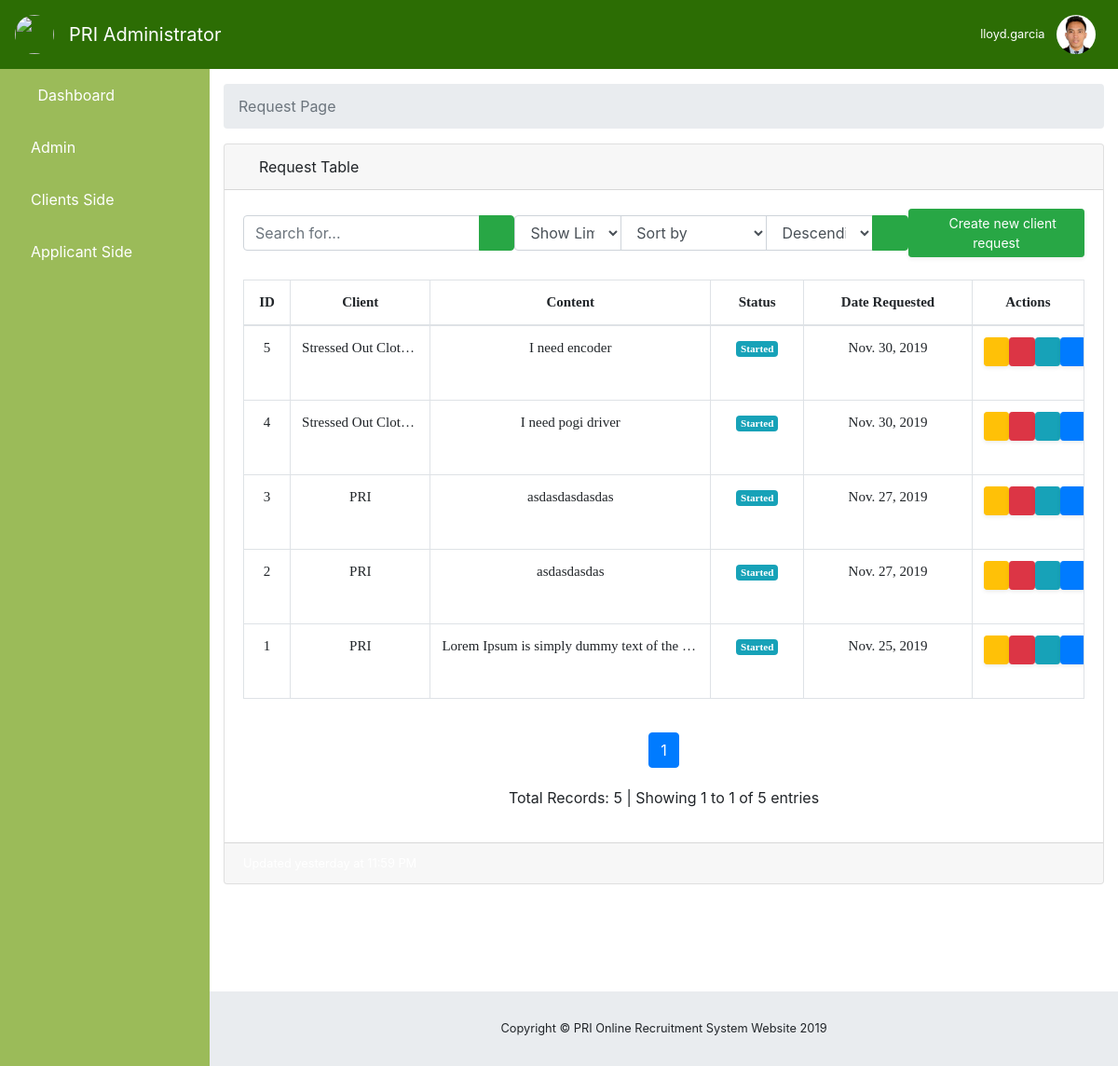
Page /client/requests/ (signed in) on the committed database.
### pors_app/models.py (models this page shows, shortened)
class PRIUserInfo(models.Model):
    GENDER_LIST = (
        ('Male', 'Male'),
        ('Female', 'Female')
    )
    USER_LEVELS = (
        ('Administrator', 'Administrator'),
        ('Sub Admin', 'Sub Admin'),
        ('Employee', 'Employee'),
        ('Client', 'Client'),
        ('Applicant', 'Applicant'),
    )
    user = models.OneToOneField(User, on_delete=models.CASCADE, related_name='user_fk')
    first_name = models.CharField(max_length=50)
    middle_name = models.CharField(max_length=50)
    last_name = models.CharField(max_length=50)
    age = models.PositiveIntegerField()
    gender = models.CharField(max_length=50, choices=GENDER_LIST, default=GENDER_LIST[0])
    contact = models.CharField(max_length=12, unique=True)
    address = models.CharField(max_length=250)
    position = models.CharField(max_length=50)
    department = models.CharField(max_length=50)
    image = models.ImageField(upload_to='images/', blank=True, validators=[file_validator])
    level = models.CharField(max_length=50, choices=USER_LEVELS, default=USER_LEVELS[0])
    date_added = models.DateTimeField(auto_now_add=True)

class PRIRequestInfo(models.Model):
    STATUS_LIST = (
        ('Started', 'Started'),
        ('On Going', 'On Going'),
        ('Completed', 'Completed'),
        ('Deadline', 'Deadline'),
        ('Failed', 'Failed'),
    )
    requested_client = models.ForeignKey(PRIClientsInfo, on_delete=models.CASCADE, related_name='requested_client_fk')
    status = models.CharField(max_length=50, choices=STATUS_LIST, default=STATUS_LIST[0])
    content = models.TextField()
    data_requested = models.DateField(auto_now_add=True)
    seen_by_admin = models.BooleanField(default=False)

class PRIClientsInfo(models.Model):
    client_user = models.OneToOneField(PRIUserInfo, on_delete=models.CASCADE, related_name='client_user_fk')
    client_company_name = models.CharField(max_length=50, null=True)
    client_company_logo = models.ImageField(upload_to='images/', blank=True, null=True, validators=[file_validator])
    client_location = models.CharField(max_length=250)
    contact_person = models.CharField(max_length=80)
    contact_mobile_no = models.CharField(max_length=12, unique=True)
    def __str__(self):
        return str(self.client_company_name)

### pors_app/views.py (the view)
# urls.py: path('client/requests/', views.PriRequest.as_view(), name='requests'),
class PriRequest(LoginRequiredMixin, TemplateView):
    template_name = 'pri_admin/pri_admin_requests.html'
    def get_context_data(self, *args, **kwargs):
        context = super(PriRequest, self).get_context_data(*args, **kwargs)
        user = User.objects.all().filter(username=self.request.user)
        try:
            profile = PRIUserInfo.objects.all().get(user__in=user, level='Administrator')
        except PRIUserInfo.DoesNotExist:
            raise Http404()
        for key, value in self.request.session.items():
            print('{} -> {}'.format(key, value))
        if 'current_page' in self.request.session:
            del self.request.session['current_page']
            print('current_page => DELETED!')
        else:
            print('current_page is not existing yet!')
        if 'search_text' in self.request.session:
            del self.request.session['search_text']
            print('searched_text => DELETED!')
        else:
            print('searched_text is not existing yet')
        if 'sortBy' in self.request.session:
            del self.request.session['sortBy']
            print('sortBy => DELETED!')
        else:
            print('sortBy is not existing yet')
        if 'column' in self.request.session:
            del self.request.session['column']
            print('column => DELETED')
        else:
            print('column is not existing yet')
        if 'limit' in self.request.session:
            del self.request.session['limit']
            print('limit => DELETED')
        else:
            print('limit is not existing yet')
        query = PRIRequestInfo.objects.all().order_by('-id')
        count = query.count()
        query = pri_admin_requests_page_pagination(query, 10, 1)
        columns = []
        for field in PRIRequestInfo._meta.get_fields()[1:]:
            col = field.get_attname_column()[1]
            columns.append(col.replace("_", " "))
        columns.remove("content")
        columns.remove("seen by admin")
        context.update({
            'user': user,
            'profile': profile,
            'query': query,
            'count': count,
            'columns': columns,
        })
        return context

### pors_app/templates/pri_admin/pri_admin_requests.html (shortened to what this page needs)
{% extends 'pri_admin/pri_admin_index.html' %}
{% block inner_body %}
<ol class="breadcrumb">
    <li class="breadcrumb-item active">Request Page</li>
</ol>
<div class="card mb-3">
    <div class="card-header">
        <i class="fas fa-table"></i>
        Request Table
    </div>
    <div class="card-body">
        <div class="d-sm-flex align-items-center justify-content-between mb-4">
           <form method="POST" id="form-search-requests">
                <div class="input-group">
                    <input id="search-requests" type="text" class="form-control" placeholder="Search for..." aria-label="Search"
                           aria-describedby="basic-addon2" required>
                    <div class="input-group-append">
                        <button class="btn btn-success btn-search-requests" type="button">
                            <i class="fas fa-search"></i>
                        </button>
                    </div>
                </div>
            </form>
            <form style="width: 50%">
                 <div class="input-group">
                       <select class="form-control" id="record-limit-requests" style="width: 10%">
                            <option disabled selected hidden>Show Limit</option>
                        </select>
                     <select class="form-control" id="column-requests" style="width: 20%">
                            <option disabled selected hidden>Sort by</option>
                        </select>
                    <select class="form-control" id="sort-order-requests" style="width: 10%">
                            <option>Descending</option>
                    </select>
                    <div class="input-group-append">
                        <button class="btn btn-success" type="button" id="button-sort-requests">
                            <i class="fas fa-sort"></i>
                        </button>
                    </div>
                </div>
            </form>
            <button type="button" data-url="{% url 'pri:create_requests' %}" class="d-none d-sm-inline-block btn btn-sm btn-success shadow-sm show-form-create-requests">
                <span class="fas fa-plus fa-sm text-white-50"></span>
                Create new client request
            </button>
        </div>
        <div class="table-responsive" id="table-requests">
            <table class="table table-bordered" id="dataTable" width="100%" cellspacing="0" style="font-family: candara; font-size: 15px;">
                <thead>
                <tr>
                    <th style="width: 5%" class="text-center">ID</th>
                    <th style="width: 15%" class="text-center">Client</th>
                    <th style="width: 30%" class="text-center">Content</th>
                    <th style="width: 10%" class="text-center">Status</th>
                    <th style="width: 18%" class="text-center">Date Requested</th>
                    <th style="width: 12%" class="text-center">Actions</th>
                </tr>
                </thead>
                <tbody>
                {% include 'pri_admin/tables/pri_admin_requests_table.html' %}
                </tbody>
            </table>
        </div>
        <div id="pagination-requests" class="text-center">
            {% include 'pri_admin/paginators/pri_admin_users_pagination.html' %}
        </div>
    </div>
    <div class="card-footer small text-muted">Updated yesterday at 11:59 PM</div>
</div>
<p class="small text-center text-muted my-5">
    <em>To God be the Glory</em>
</p>
{% endblock inner_body %}

### pors_app/templates/pri_admin/pri_admin_index.html (shortened to what this page needs)
{% extends 'base.html' %}
{% load staticfiles %}
{% block body_block %}
<nav class="navbar navbar-expand navbar-dark custom-color-header static-top">
    <a class="navbar-brand" href="#">
        <img class="rounded-circle" src="{% static 'images\pri_logo.jpg' %}" alt="" height="42" width="42">
    </a>
    <a class="navbar-brand mr-1" href="{% url 'admin:index' %}">PRI Administrator</a>
    <button class="btn btn-link btn-sm text-white order-1 order-sm-0" id="sidebarToggle" href="#">
        <i class="fas fa-bars"></i>
    </button>
    {% if request.user.is_authenticated and request.user.is_superuser and request.user.is_active %}
    {% if user %}
    {% for u in user %}
    <ul class="navbar-nav ml-auto ml-md-0">
        <li class="nav-item dropdown no-arrow">
            <a class="nav-link dropdown-toggle" href="#" id="userDropdown" role="button" data-toggle="dropdown"
               aria-haspopup="true" aria-expanded="false">
                <span class="mr-2 d-none d-lg-inline text-white small">{{ u.username }}</span>
                <img class="img-profile rounded-circle"
                     src="
                 {% if profile.image %}
                    {{ profile.image.url}}
                 {% else %}
                    {% static 'images/Administrator Male_48px.png' %}
                 {% endif %}
                "
                     height="42" width="42">
            </a>
        </li>
    </ul>
    {% endfor %}
    {% endif %}
    {% endif %}
</nav>
<div id="wrapper">
    <ul class="sidebar navbar-nav custom-color">
        <li class="nav-item">
            <a class="nav-link" href="{% url 'pri:dashboard' %}">
                <i class="fas fa-fw fa-tachometer-alt text-white"></i>
                <span class="custom-text-color">Dashboard</span>
            </a>
        </li>
        <li class="nav-item">
            <a class="nav-link" href="{% url 'pri:admin' %}">
                <i class="fas fa-user-tie custom-text-color"></i>
                <span class="custom-text-color">Admin</span></a>
        </li>
        <li class="nav-item dropdown ">
            <a class="nav-link dropdown-toggle" href="#" id="pagesDropdownClients" role="button" data-toggle="dropdown"
               aria-haspopup="true" aria-expanded="false">
                <i class="fas far fa-building custom-text-color"></i>
                <span class="custom-text-color">Clients Side</span>
            </a>
        </li>
         <li class="nav-item dropdown ">
            <a class="nav-link dropdown-toggle" href="#" id="pagesDropdownApplicants" role="button" data-toggle="dropdown"
               aria-haspopup="true" aria-expanded="false">
                <i class="fas fa-users custom-text-color"></i>
                <span class="custom-text-color">Applicant Side</span>
            </a>
        </li>
    </ul>
    <div id="content-wrapper">
        <div class="container-fluid">
            {% if request.user.is_authenticated and request.user.is_superuser and request.user.is_active %}
            {% if user %}
            {% block inner_body %}{% endblock inner_body %}
            {% endif %}
            {% endif %}
        </div>
        <footer class="sticky-footer">
            <div class="container my-auto">
                <div class="copyright text-center my-auto">
                    <span>Copyright © PRI Online Recruitment System Website 2019</span>
                </div>
            </div>
        </footer>
    </div>
</div>
{% endblock body_block %}

### pors_app/templates/base.html (shortened to what this page needs)
{% load staticfiles %}
<!DOCTYPE html>
<html lang="en">
<head>
    <link href="{% static 'vendor/fontawesome-free/css/all.min.css' %}" rel="stylesheet" type="text/css">
    <link href="{% static 'vendor/datatables/dataTables.bootstrap4.css' %}" rel="stylesheet">
    <link href="{% static 'css/sb-admin.css' %}" rel="stylesheet">
    <link href="{% static 'css/main.css' %}" rel="stylesheet">
    <link rel="stylesheet" href="{% static 'css/gijgo.min.css' %}"/>
    <link rel="stylesheet" href="{% static 'css/gijgo.css'%}">
    <link rel="stylesheet" href="{% static 'css/loading.css' %}">
    <link rel="stylesheet" href="{% static 'css/loading-btn.css' %}">
</head>
<body id="page-top">
{% block body_block %}
{% endblock body_block %}
</body>
</html>

### pors_app/templates/pri_admin/tables/pri_admin_requests_table.html (shortened to what this page needs)
{% load staticfiles %}
{% for record in query %}
<tr
>
    <td class="text-center">{{ record.id }}</td>
    <td class="text-center">{{ record.requested_client }}</td>
    <td class="text-center" >
          {{ record.content }}
    </td>
    <td class="text-center">
        {% if record.status == 'Completed' %}
            <span class="badge badge-success">{{ record.status }}</span>
        {% elif record.status == 'Started' %}
            <span class="badge badge-info">{{ record.status }}</span>
        {% elif record.status == 'Deadline' %}
            <span class="badge badge-warning">{{ record.status }}</span>
        {% elif record.status == 'On Going' %}
            <span class="badge badge-primary">{{ record.status }}</span>
        {% elif record.status == 'Failed' %}
            <span class="badge badge-danger">{{ record.status }}</span>
        {% endif %}
    </td>
    <td class="text-center">
        {{ record.data_requested }}
    </td>
    <td align="center">
        <div class="d-md-flex align-items-center justify-content-between mb-4">
            <button type="button" data-url="{% url 'pri:edit_requests' record.id %}"
                    class="d-none d-sm-inline-block btn btn-sm btn-warning shadow-sm show-form-edit-requests" data-toggle="tooltip" data-placement="top" title="Edit">
                <span class="fas fa-pencil-alt fa-sm text-black-50"></span>
            </button>
            <button type="button" data-url="{% url 'pri:delete_requests' record.id %}"
                    class="d-none d-sm-inline-block btn btn-sm btn-danger shadow-sm show-form-delete-requests" data-toggle="tooltip" data-placement="top" title="Delete">
                <span class="fas fa-trash-alt fa-sm text-white-50"></span>
            </button>
            <button type="button" data-url="{% url 'pri:view_requests' record.id %}"
                    class="d-none d-sm-inline-block btn btn-sm btn-info shadow-sm show-form-view-requests" data-toggle="tooltip" data-placement="top" title="View">
                <span class="fas fa-eye fa-sm text-white-50"></span>
            </button>
           <button type="button" data-url="{% url 'pri:create_jobs' record.id %}"
                    class="d-none d-sm-inline-block btn btn-sm btn-primary shadow-sm show-form-create-job-vacancy-requests" data-toggle="tooltip" data-placement="top" title="Create Job Vacancy">
                <span class="fas fa-briefcase fa-sm text-white-50"></span>
            </button>
        </div>
    </td>
</tr>
{% empty %}
<tr>
    <td colspan="9" class="text-center bg-warning">No Records!</td>
</tr>
{% endfor %}

### pors_app/templates/pri_admin/paginators/pri_admin_users_pagination.html (shortened to what this page needs)
<ul class="pagination justify-content-center" style="margin:20px 0">
    {% for page in query.paginator.page_range %}
        {% if query.number == page %}
            <li class="page-item active"><a class="page-link" href="?page={{ page }}">{{ page }}</a></li>
        {% elif page > query.number|add:'-5' and page < query.number|add:'5' %}
            <li class="page-item"><a class="page-link" href="?page={{ page }}">{{ page }}</a></li>
        {% endif %}
    {% endfor %}
</ul>
<p>Total Records: {{ count }} | Showing {{ query.number }} to {{ query.paginator.num_pages }} of {{ query.object_list|length }} entries</p>

### rows in the picture
PRIRequestInfo: id "5", requested_client "Stressed Out Clot…", content "I need encoder", status "Started", data_requested "Nov. 30, 2019"
PRIRequestInfo: id "4", requested_client "Stressed Out Clot…", content "I need pogi driver", status "Started", data_requested "Nov. 30, 2019"
PRIRequestInfo: id "3", requested_client "PRI", content "asdasdasdasdas", status "Started", data_requested "Nov. 27, 2019"
PRIRequestInfo: id "2", requested_client "PRI", content "asdasdasdas", status "Started", data_requested "Nov. 27, 2019"
PRIRequestInfo: id "1", requested_client "PRI", content "Lorem Ipsum is simply dummy text of the…", status "Started", data_requested "Nov. 25, 2019"

### other values in the picture
{{ u.username }} "lloyd.garcia"
{{ page }} "1"
{{ count }} "5"
{{ query.number }} "1"
{{ query.paginator.num_pages }} "1"
{{ query.object_list|length }} "5"
